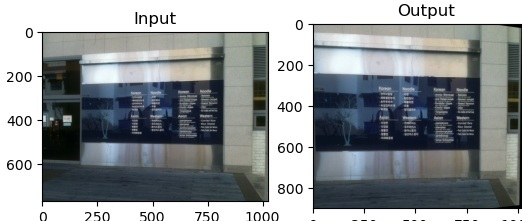
#> input picture homework3.jpg, 524 x 221 px, given in place of IMG_3655.avi, which was not available
$ jupyter execute homework2.ipynb   (text cells are left out)
#> lines starting #> are read from the running program, lines starting #| are printed output that depends on the picture; after the words box and inside, x2 and y2 are one past the last pixel; in counts of white or black regions, pixels touching at a corner belong together; pictures that were not available may be replaced by others from this repository, and a replacement may not be noted
[cell 1]
import cv2
import numpy as np

[cell 2]
cap = cv2.VideoCapture("IMG_3655.avi")

while(1):
    ret, frame = cap.read()
#> frame is the input picture: shape (221, 524, 3); mean B, G, R 150.9, 148.2, 143.7
    if ret == False:
        break

    # 화면 크기 줄이기
    frame = cv2.resize(frame, (640, 360))
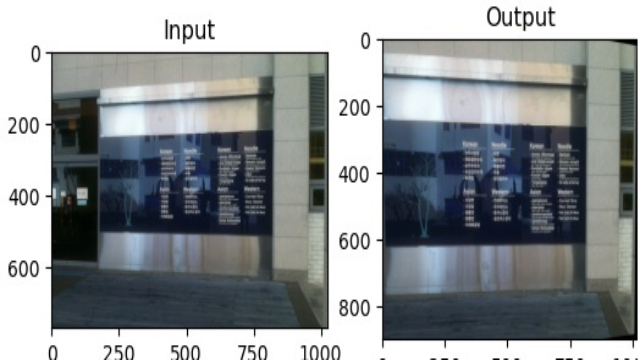
#> frame: shape (360, 640, 3); mean B, G, R 150.8, 148.2, 143.7

    hsv = cv2.cvtColor(frame, cv2.COLOR_BGR2HSV)
#> hsv: shape (360, 640, 3); mean H, S, V 56.8, 38.4, 153.4

    lower_blue = np.array([20, 20, 150])
    upper_blue = np.array([35, 120, 255])

    mask = cv2.inRange(hsv, lower_blue, upper_blue)
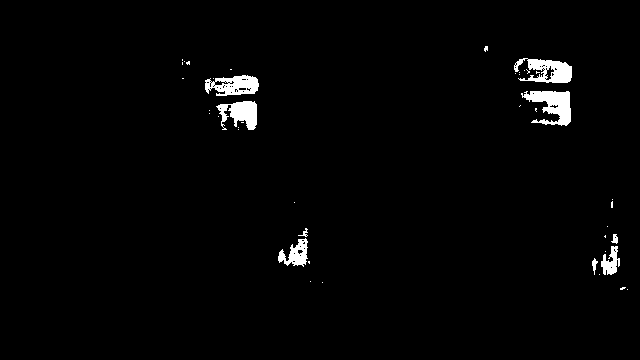
#> mask: shape (360, 640); 1.9% white; 43 white regions (34 under 20 px), largest, box (x1, y1, x2, y2) and area: (521, 91, 571, 126) 965, (514, 58, 572, 83) 843, (205, 75, 259, 96) 748
    res = cv2.bitwise_and(frame, frame, mask=mask)
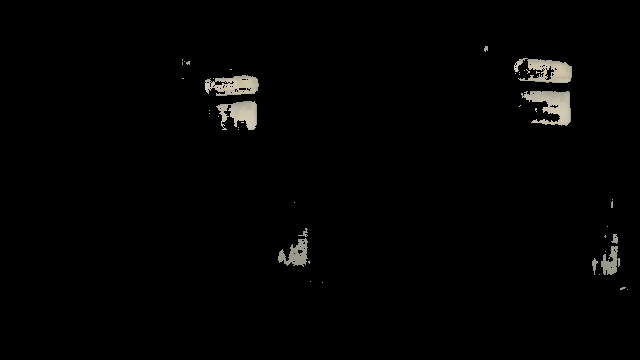
#> res: shape (360, 640, 3); mean B, G, R 3, 3.3, 3.4

    cv2.imshow('frame', frame)
    cv2.imshow('mask', mask)
    cv2.imshow('res', res)

    k = cv2.waitKey(5) & 0xFF
#> (key Esc is pressed here)
    if k == 27:
        break

cap.release()
cv2.destroyAllWindows()
